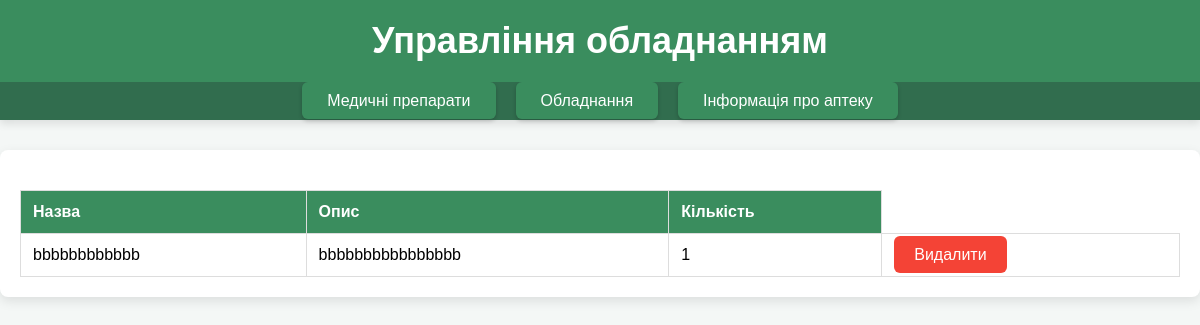
Before: /inventory/equipment/ (signed in) with the older database file.
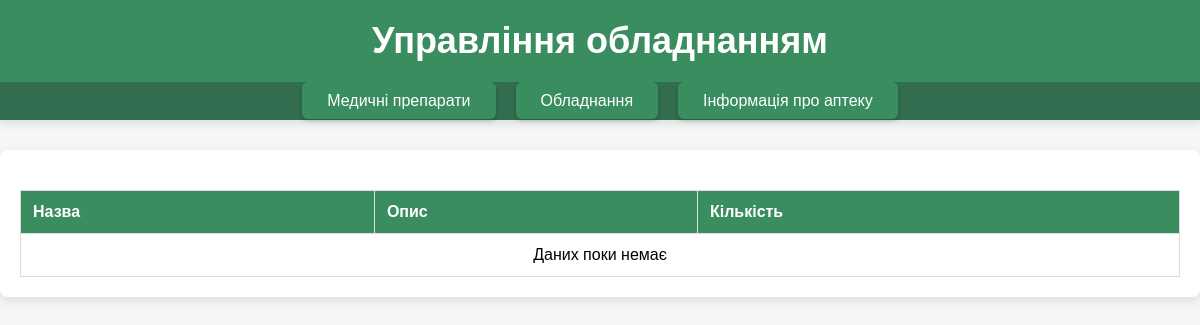
After: the same page with the newer database file.
### inventory/models.py (models this page shows)
class Equipment(models.Model):
    user = models.ForeignKey(
        User,
        on_delete=models.CASCADE,
        null=True,  # дозволяємо null для існуючих записів
        blank=True
    )
    name = models.CharField(max_length=255)
    description = models.TextField(blank=True, null=True)
    quantity = models.PositiveIntegerField()

### inventory/views.py (the view)
# urls.py: path('equipment/', views.manage_equipment, name='manage_equipment'),
@login_required(login_url='login_register')
def manage_equipment(request):
    equipment = Equipment.objects.filter(user=request.user)
    return render(request, 'inventory/manage_equipment.html', {'equipments': equipment})

### templates/inventory/manage_equipment.html (shortened to what this page needs)
{% load static %}
<!DOCTYPE html>
<html lang="en">
<head>
    <link rel="stylesheet" href="{% static 'styles/home.css' %}">
</head>
<body>
<header class="header">
    <h1 class="title">
        {% if action == "add" %}
            Додати обладнання
        {% elif action == "edit" %}
            Редагувати обладнання
        {% else %}
            Управління обладнанням
        {% endif %}
    </h1>
</header>
<nav class="navbar">
    <ul class="menu">
        <li><a href="{% url 'manage_medicines' %}">Медичні препарати</a></li>
        <li><a href="{% url 'manage_equipment' %}">Обладнання</a></li>
        <li><a href="{% url 'pharmacy_info' %}">Інформація про аптеку</a></li>
    </ul>
</nav>
<main class="content">
        <table class="table">
            <thead>
            <tr>
                <th>Назва</th>
                <th>Опис</th>
                <th>Кількість</th>
            </tr>
            </thead>
            <tbody>
            {% for equipment in equipments %}
                <tr>
                    <td>{{ equipment.name }}</td>
                    <td>{{ equipment.description }}</td>
                    <td>{{ equipment.quantity }}</td>
                    <td>
                        <a href="{% url 'delete_equipment' equipment.pk %}" class="btn btn-danger">Видалити</a>
                    </td>
                </tr>
            {% empty %}
                <tr>
                    <td colspan="4" style="text-align: center;">Даних поки немає</td>
                </tr>
            {% endfor %}
            </tbody>
        </table>
</main>
</body>
</html>

Changed rows visible on the page:
removed Equipment: name "bbbbbbbbbbbb", description "bbbbbbbbbbbbbbbb", quantity "1"
Other visible differences:
text now shown: "Даних поки немає"
